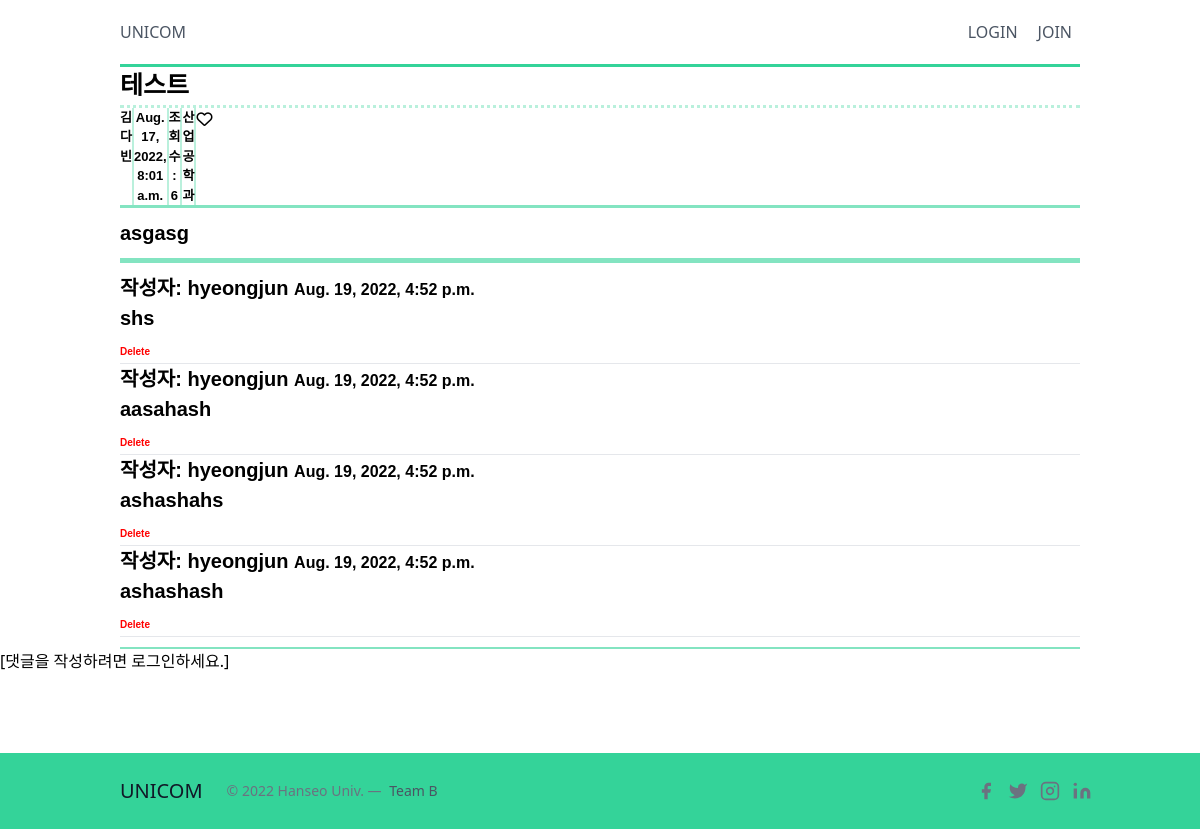
The page /board/14/ on the database its author committed.
### board/models.py (models this page shows, shortened)
class Post(models.Model):
    title = models.CharField(max_length=100)
    content = models.TextField()
    like_users = models.ManyToManyField(settings.AUTH_USER_MODEL, related_name="like_posts", blank=True)
    created_at = models.DateTimeField(auto_now_add=True)
    updated_at = models.DateTimeField(auto_now=True)
    big_category = models.ForeignKey(BigCategory, null=True, on_delete=models.SET_NULL)
    author = models.ForeignKey(Account,  on_delete=models.CASCADE)
    category = models.ForeignKey(Category, null=True, on_delete=models.SET_NULL)
    post_hit = models.PositiveIntegerField(default=0)
    date_category = models.ForeignKey(DateCategory, null=True, on_delete=models.SET_NULL)
    def get_absolute_url(self):
        return f'/board/{self.pk}/'
    @property
    def update_counter(self):
        self.post_hit = self.post_hit + 1
        self.save()
        return f""

class Category(models.Model):
    name = models.CharField(max_length=50, unique=True)  # 각 카데고리의 이름을 담는 필드
    slug = models.SlugField(max_length=200, unique=True, allow_unicode=True)  # 사람이 읽을 수 있는 텍스트로 고유 URL을 만들기 위해 만들어진 필드
    def __str__(self):
            return self.name
    class Meta:
        verbose_name_plural = 'Categories'

class Comment(models.Model):
    post = models.ForeignKey(Post, on_delete=models.CASCADE)
    author = models.ForeignKey(Account, on_delete=models.CASCADE,null=True)
    content = models.TextField()
    created_at = models.DateTimeField(auto_now_add=True)
    modified_at = models.DateTimeField(auto_now=True)

### account/models.py (models this page shows, shortened)
class Account(AbstractBaseUser):
    email = models.EmailField(verbose_name='email',max_length=60, unique=True)
    username = models.CharField(max_length=30, unique=True)
    name = models.CharField(max_length=40,null=False, blank=False)
    phone =  models.CharField(max_length=40,null=False, default=True)
    major = models.CharField(max_length=40, blank=False,null=False,default=True)
    school = models.CharField(max_length=40,blank=False,null=False,default=True)
    grade = models.CharField(max_length=40,blank=False,null=False,default=True)
    create_at = models.DateTimeField(verbose_name='date joined', auto_now_add=True)
    last_login = models.DateTimeField(verbose_name='last login', auto_now=True)
    is_admin = models.BooleanField(default=False)
    is_active = models.BooleanField(default=True)
    is_staff = models.BooleanField(default=False)
    is_superuser = models.BooleanField(default=False)
    objects = MyAccountManager()
    USERNAME_FIELD = 'username'
    REQUIRED_FIELDS = ['email','name','phone','grade','major','school']
    def __str__(self):
        return self.name

### board/views.py (the view)
# urls.py: path('<int:pk>/', views.PostDetail.as_view(), name='detail'),
class PostDetail(DetailView):
    model = Post
    def get_context_data(self, **kwargs): #p326
        context = super(PostDetail, self).get_context_data()
        context['categories'] = Category.objects.all()
        context['no_category_post_count'] = Post.objects.filter(category=None).count()
        context['comment_form'] = CommentForm
        context['comments'] = Comment.objects.filter(post = self.get_object())
        return context

### board/templates/board/post_detail.html (shortened to what this page needs)
<!DOCTYPE html>
{% load static %}
<html lang="en">
<head>
    <link rel="stylesheet" href="{% static 'board/css/index_style.css' %}">
    <link href="https://unpkg.com/tailwindcss@^2/dist/tailwind.min.css" rel="stylesheet">
</head>
<body>
    <header class="text-gray-600 body-font">
        <div class="container mx-auto flex flex-wrap p-5 flex-col md:flex-row items-center">
        <a class="flex title-font font-medium items-center text-gray-900 mb-4 md:mb-0">
            <span class="ml-3 text-xl"><a href="{% url 'mainpage'%}">UNICOM</a></span></a>
        <nav class="md:ml-auto flex flex-wrap items-center text-base justify-center">
            {% if request.user.is_authenticated %}
            <a class="mr-5 hover:text-gray-900" href="{% url 'logout' %}">LOGOUT</a>
            <a class="mr-5 hover:text-gray-900" href="{% url 'myPage' %}">MYPAGE</a>
            {%else%}
            <a class="mr-5 hover:text-gray-900" href="{% url 'login' %}">LOGIN</a>
            <a class="mr-5 hover:text-gray-900" href="{% url 'join' %}">JOIN</a>
            {%endif%}
        </nav>
        </div>
    </header>
    <section class="wrap">
        <div class="show_title">
            <p>{{post.title}}</p>
        </div>
        <section class="more_info">
            <div class="show_name">
                <p>{{post.author}}</p>
            </div>
            <div class="show_date">
                <p>{{ post.created_at }}</p>
            </div>
            <div class="show_count">
                <p>조회수 : {{ post.post_hit }}</p>
            </div>
            <div class="show_cate">
                <p>{{post.category}}</p>
            </div>
            {% if user.is_authenticated and user == post.author %}
                <div class="edit_post">
                    <a href="/board/update_post/{{ post.pk}}/"><button class="write_post">수정</button></a>
                </div>
            {% else %}
            <a href="{{ post.get_absolute_url }}like/">
                {% if user in post.like_users.all %}
                <i class="fas fa-heart"></i>
                {% else %}
                <i class="far fa-heart"></i>
                {% endif %}
            </a>
            {% endif %}
        </section>
    </section>
    <div class="show_content">
        {{ post.content }}
    </div>
    <div class="show_content">
        {% for comment in post.comment_set.all %}
        <p>작성자: {{ comment.author }} <small class="text-muted">{{ comment.created_at }}
        </small></p>
        <p>{{ comment.content }}</p>
        <div class="modal-footer">
            <a role="button" class="btn btn-dark" href="/board/delete_comment/{{ comment.pk }}/" style = " font-size:10px;  color: red;">Delete</a>
        </div>
        <hr>
        {% endfor %}
    </div>
    {% if request.user.is_authenticated %}
    <form method = "POST" action = "{{ post.get_absolute_url }}new_comment/">
        {% csrf_token %}
        <p>{{ comment_form}}</p>
        {% comment %} <input type="text" id=""  placeholder="댓글을 입력하세요!" style="width:1270px;height:100px;font-size:17px;"> {% endcomment %}
        <div class="write_comment">
        <button type="submit" class="write_post">등록</button>
        </div>
    </form>
    {% else %}
        <a href="{% url 'login' %}">[댓글을 작성하려면 로그인하세요.]</a>
    {% endif %}
    <div class="blank">
    </div>
    <footer class="text-gray-600 body-font">
        <div class="bg-green-400">
            <div class="container px-5 py-6 mx-auto flex items-center sm:flex-row flex-col">
                <a class="flex title-font font-medium items-center md:justify-start justify-center text-gray-900">
                    <span class="ml-3 text-xl">UNICOM</span>
                </a>
                <p class="text-sm text-gray-500 sm:ml-6 sm:mt-0 mt-4">© 2022 Hanseo Univ. —
                    <a href="https://twitter.com/knyttneve" rel="noopener noreferrer" class="text-gray-600 ml-1" target="_blank">Team B</a>
                </p>
                <span class="inline-flex sm:ml-auto sm:mt-0 mt-4 justify-center sm:justify-start">
                    <a class="text-gray-500">
                        <svg fill="currentColor" stroke-linecap="round" stroke-linejoin="round" stroke-width="2" class="w-5 h-5" viewBox="0 0 24 24">
                            <path d="M18 2h-3a5 5 0 00-5 5v3H7v4h3v8h4v-8h3l1-4h-4V7a1 1 0 011-1h3z"></path>
                        </svg>
                    </a>
                <a class="ml-3 text-gray-500">
                <svg fill="currentColor" stroke-linecap="round" stroke-linejoin="round" stroke-width="2" class="w-5 h-5" viewBox="0 0 24 24">
                    <path d="M23 3a10.9 10.9 0 01-3.14 1.53 4.48 4.48 0 00-7.86 3v1A10.66 10.66 0 013 4s-4 9 5 13a11.64 11.64 0 01-7 2c9 5 20 0 20-11.5a4.5 4.5 0 00-.08-.83A7.72 7.72 0 0023 3z"></path>
                </svg>
                </a>
                <a class="ml-3 text-gray-500">
                <svg fill="none" stroke="currentColor" stroke-linecap="round" stroke-linejoin="round" stroke-width="2" class="w-5 h-5" viewBox="0 0 24 24">
                    <rect width="20" height="20" x="2" y="2" rx="5" ry="5"></rect>
                    <path d="M16 11.37A4 4 0 1112.63 8 4 4 0 0116 11.37zm1.5-4.87h.01"></path>
                </svg>
                </a>
                <a class="ml-3 text-gray-500">
                <svg fill="currentColor" stroke="currentColor" stroke-linecap="round" stroke-linejoin="round" stroke-width="0" class="w-5 h-5" viewBox="0 0 24 24">
                    <path stroke="none" d="M16 8a6 6 0 016 6v7h-4v-7a2 2 0 00-2-2 2 2 0 00-2 2v7h-4v-7a6 6 0 016-6zM2 9h4v12H2z"></path>
                    <circle cx="4" cy="4" r="2" stroke="none"></circle>
                </svg>
                </a>
            </span>
            </div>
        </div>
    </footer>
</body>
</html>

### board/static/board/css/index_style.css (style rules this page uses)
.wrap { border-top: 3px solid #34d399; width: 80%; position: relative; margin-bottom: 20px; font-family: 'Noto Sans KR', sans-serif; margin: 0px auto; }
.show_title { border-bottom: 3px dotted #34d39957; width: 100%; }
.show_title p { font-size: 25px; font-weight: bold; }
.show_date { width: 240px; border-right: 2px solid #34d39957; text-align: center; }
.more_info .show_date p { font-size: 13px; font-weight: bold; }
.show_name { width: 240px; border-right: 2px solid #34d39957; text-align: center; }
.more_info .show_name p { font-size: 13px; font-weight: bold; }
.show_count { width: 240px; border-right: 2px solid #34d39957; text-align: center; }
.more_info .show_count p { font-size: 13px; font-weight: bold; }
.show_cate { width: 240px; border-right: 2px solid #34d39957; text-align: center; }
.more_info .show_cate p { font-size: 13px; font-weight: bold; }
.more_info { display: flex; justify-content: space-around; padding-right: 900px; }
.show_content { border-top: 3px solid #34d3999b; border-bottom: 2px solid #34d3999b; width: 80%; height: fit-content; position: relative; margin-bottom: 20px; font-size: 20px; font-weight: bold; font-family: 'Noto Sans KR', sans-serif; margin: 0px auto; padding-top: 10px; padding-bottom: 10px; }
.blank { height: 80px ; }

### rows shown on the page
Post: title "테스트", author "김다빈", created_at "Aug. 17, 2022, 8:01 a.m.", post_hit "6", category "산업공학과", content "asgasg"
Comment: author "hyeongjun", created_at "Aug. 19, 2022, 4:52 p.m.", content "shs"
Comment: author "hyeongjun", created_at "Aug. 19, 2022, 4:52 p.m.", content "aasahash"
Comment: author "hyeongjun", created_at "Aug. 19, 2022, 4:52 p.m.", content "ashashahs"
Comment: author "hyeongjun", created_at "Aug. 19, 2022, 4:52 p.m.", content "ashashash"
